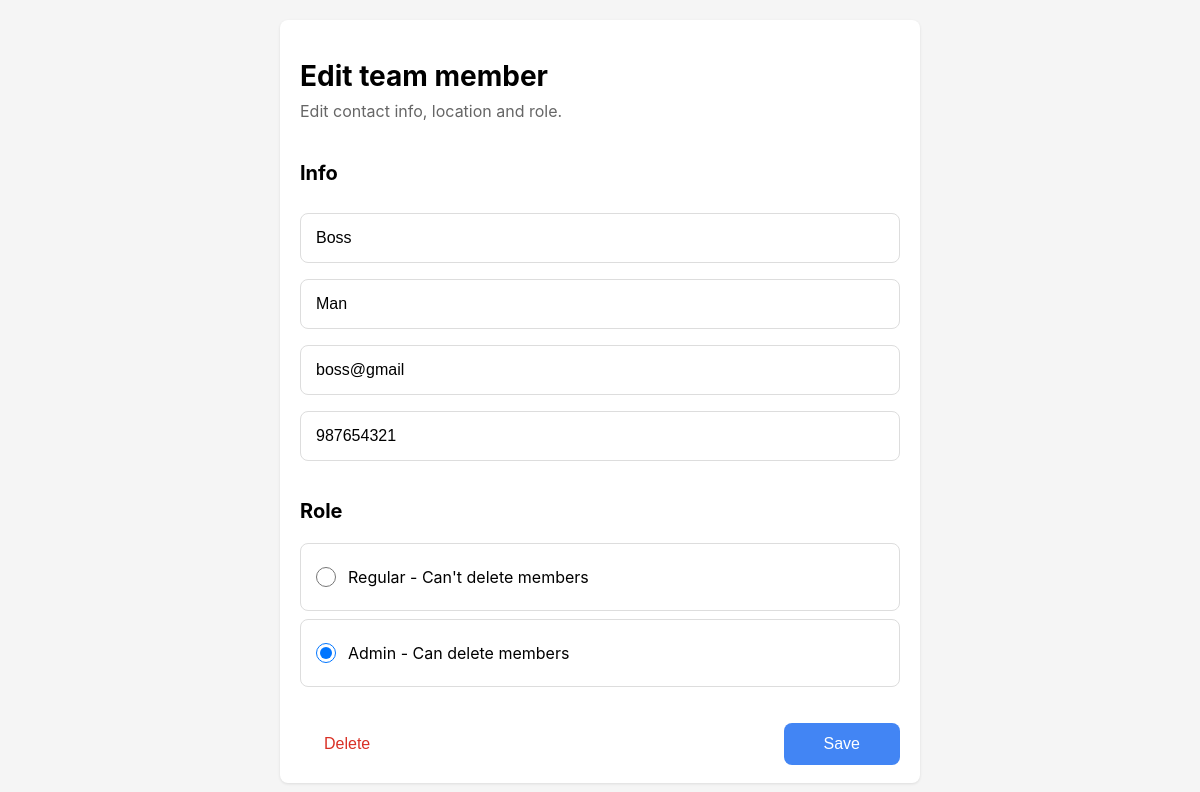
Screenshot of /members/details/2/ with the database file from the repository.
### fullStackTeam/models.py (models this page shows, shortened)
class Member(models.Model):
    ROLE_CHOICES = [
        ('Regular', 'Regular'),
        ('Admin', 'Admin'),
    ]
    first_name = models.CharField(max_length=100)
    last_name = models.CharField(max_length=100)
    phone = models.CharField(max_length=15)
    email = models.EmailField(unique=True)
    role = models.CharField(max_length=10, choices=ROLE_CHOICES, default='Regular')

### fullStackTeam/views.py (the view, shortened to what this page needs)
# urls.py: path('members/details/<int:id>/', views.details, name='details'),
def details(request, id):
    mymember = Member.objects.get(id=id)
    template = loader.get_template('edit.html')
    context = {
        'mymember': mymember,
    }
    return HttpResponse(template.render(context, request))

### fullStackTeam/templates/edit.html (shortened to what this page needs)
{% extends "master.html" %}
{% block content %}
    <h1>Edit team member</h1>
    <div class="subtitle">Edit contact info, location and role.</div>
    <form method="POST">
        <h3>Info</h3>
        <input type="text" name="first_name" value="{{ mymember.first_name }}" required>
        <input type="text" name="last_name" value="{{ mymember.last_name }}" required>
        <input type="email" name="email" value="{{ mymember.email }}" required>
        <input type="tel" name="phone" value="{{ mymember.phone }}" required>
        <h3>Role</h3>
        <div class="role-selector">
            <label class="role-option">
                <input type="radio" name="role" value="Regular" {% if mymember.role == 'Regular' %}checked{% endif %}>
                Regular - Can't delete members
            </label>
            <label class="role-option">
                <input type="radio" name="role" value="Admin" {% if mymember.role == 'Admin' %}checked{% endif %}>
                Admin - Can delete members
            </label>
        </div>
        <button type="submit" name="delete" class="delete-button">Delete</button>
        <button type="submit" class="save-button">Save</button>
    </form>
{% endblock %}

### fullStackTeam/templates/master.html (style rules this page uses)
body { font-family: -apple-system, BlinkMacSystemFont, "Segoe UI", Roboto, sans-serif; margin: 0; padding: 20px; background-color: #f5f5f5; }
h1 { font-size: 28px; margin-bottom: 8px; font-weight: bold; }
.subtitle { color: #666; font-size: 16px; margin-bottom: 40px; }
h3 { font-size: 20px; margin: 30px 0 20px 0; }
input { width: 100%; padding: 15px; margin: 8px 0; border: 1px solid #ddd; border-radius: 8px; box-sizing: border-box; font-size: 16px; }
input::placeholder { color: #666; }
.role-selector { margin: 16px 0; }
.role-option { padding: 15px; margin: 8px 0; border: 1px solid #ddd; border-radius: 8px; display: flex; align-items: center; cursor: pointer; }
.role-option input[type="radio"] { width: 20px; height: 20px; margin-right: 12px; cursor: pointer; }
.save-button { background: #4285f4; color: white; border: none; padding: 12px 40px; border-radius: 8px; cursor: pointer; float: right; font-size: 16px; margin-top: 20px; }
.delete-button { background: none; color: #d93025; border: none; padding: 12px 24px; cursor: pointer; float: left; font-size: 16px; margin-top: 20px; }

### rows the page displays
Member: first_name "Boss", last_name "Man", email "boss@gmail", phone "987654321", role "☐ Regular - Can't delete members", role "☑ Admin - Can delete members"
